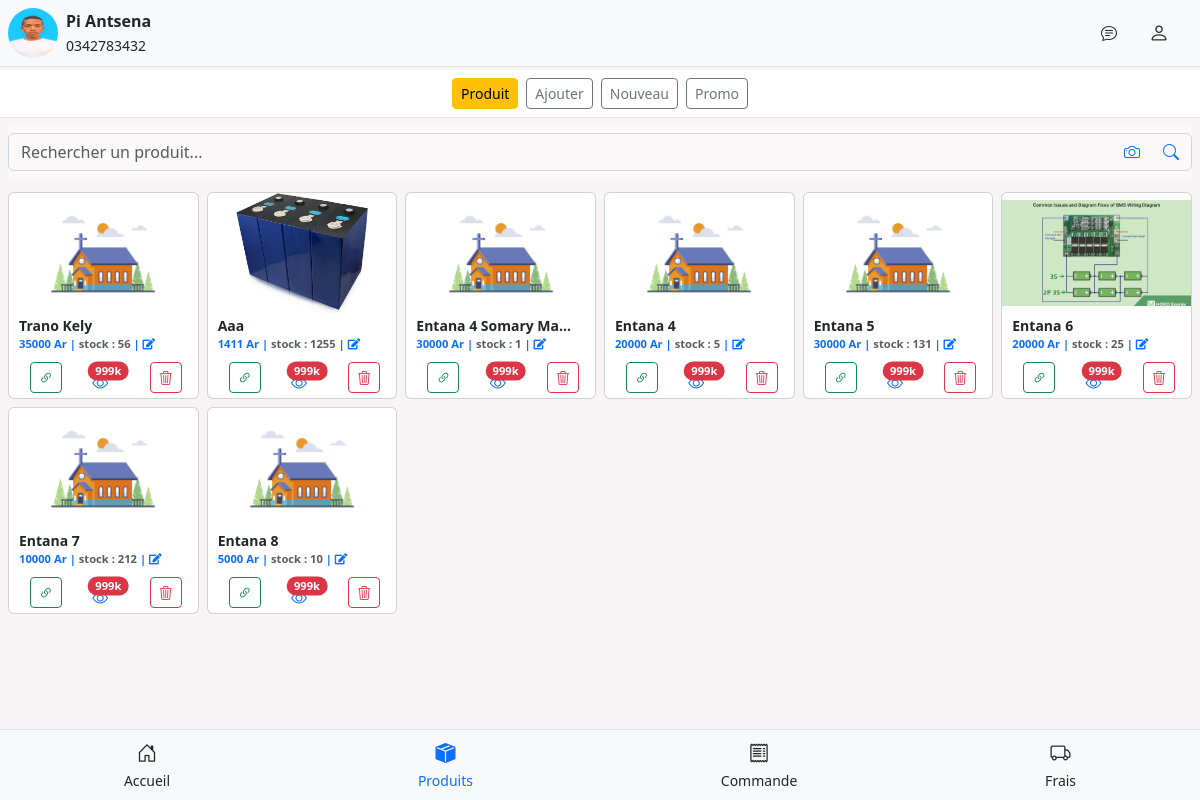
Page /vendeur/produits/ (signed in) on the earlier database version.
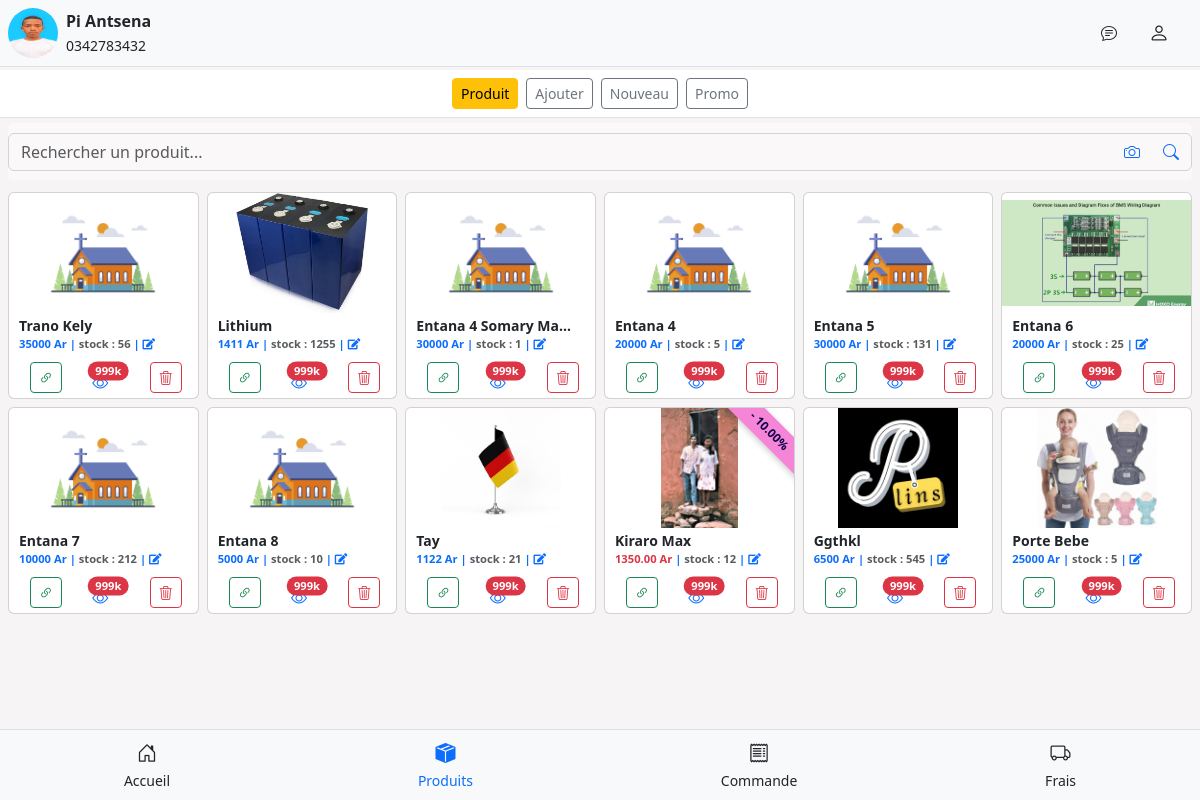
Same page on the later database version.
### vendeur/models.py (models this page shows, shortened)
class Magasin(models.Model):
    vendeur = models.OneToOneField(settings.AUTH_USER_MODEL, on_delete=models.CASCADE, related_name='magasin')
    nom_magasin = models.CharField(max_length=100)
    logo = models.ImageField(upload_to='logo_magasin', blank=True, null=True)
    lien_page_facebook = models.CharField()
    adresse_magasin = models.ForeignKey(Adresse, on_delete=models.SET_NULL, null=True)
    precision_adresse = models.CharField(max_length=150, blank=True, null=True)
    date_inscription = models.DateField(auto_now_add=True)

class Produits(models.Model):
    magasin = models.ForeignKey(Magasin, on_delete=models.CASCADE, related_name='produits')
    nom_produit = models.CharField(max_length=100)
    description = models.CharField(max_length=180)
    moq = models.IntegerField(default=1)
    image_profil_produit = models.ImageField(upload_to='image_profil_produit')
    mot_clet = models.CharField(max_length=250)
    created_at = models.DateTimeField(auto_now_add=True)
    modele_livraison = models.ForeignKey('ModeleLivraison', on_delete=models.SET_NULL, null=True, help_text="frais de livraison appliqué à ce produit")
    promo_active = models.BooleanField(default=False)
    reduction_pourcentage = models.DecimalField(
        max_digits=5, decimal_places=2, null=True, blank=True,
        help_text="Pourcentage de réduction (0-100)"
    )
    promo_debut = models.DateTimeField(null=True, blank=True)
    promo_fin = models.DateTimeField(null=True, blank=True)
    def est_nouveau(self):
        from django.utils import timezone
        return (timezone.now() - self.created_at).days < 7
    def promo_est_active(self):
        maintenant = timezone.now()
        return (
            self.promo_active
            and self.reduction_pourcentage is not None
            and self.promo_debut is not None
            and self.promo_fin is not None
            and self.promo_debut <= maintenant <= self.promo_fin
        )
    def get_prix_minimum(self):
        variations = self.variations.all()
        if not variations.exists():
            return None  # Ou un prix par défaut
        prix_min = min(variation.prix for variation in variations)
        if self.promo_est_active():
            reduction = self.reduction_pourcentage or Decimal(0)
            prix_promo = prix_min * (1 - reduction / Decimal(100))
            return round(prix_promo, 2)
        return prix_min

class VariationProduit(models.Model):
    produit = models.ForeignKey(Produits, on_delete=models.CASCADE, related_name='variations')
    nom_variation = models.CharField(max_length=100)
    image_variation = models.ImageField(upload_to='image_variation', blank=True, null=True)
    prix = models.IntegerField()
    stock = models.PositiveIntegerField(default=0)

### users/models.py (models this page shows, shortened)
class CustomUser(AbstractBaseUser, PermissionsMixin):
    ROLE_CHOICES = (
        ('vendeur', 'vendeur'),
        ('acheteur', 'acheteur'),
    )
    phone = models.CharField(max_length=20, unique=True)
    role = models.CharField(max_length=10, choices=ROLE_CHOICES)
    is_active = models.BooleanField(default=False)
    is_staff = models.BooleanField(default=False)
    objects = CustomUserManager()
    USERNAME_FIELD = 'phone'
    REQUIRED_FIELDS = ['role']

### vendeur/views.py (the view)
# urls.py: path('produits/', VendeurProduitView.as_view(), name='produit_vendeur'),
class VendeurProduitView(LoginRequiredMixin, TemplateView):
    login_url = '/users/vendeur/login/'
    template_name = 'vendeur/produits.html'
    def dispatch(self, request, *args, **kwargs):
        if not request.user.is_authenticated:
            return redirect(self.login_url)
        try:
            _ = request.user.magasin
        except ObjectDoesNotExist:
            return redirect('vendeur_magasin')
        return super().dispatch(request, *args, **kwargs)
    def get_context_data(self, **kwargs):
        context = super().get_context_data(**kwargs)
        magasin = self.request.user.magasin
        produits = magasin.produits.annotate(
                    prix_minimum=Min('variations__prix'),
                    stock_total=Sum('variations__stock')
                )
        context['produits'] = produits
        return context

### vendeur/context_processors.py (called while the page is built)
def magasin_context(request):
    if request.user.is_authenticated:
        try:
            return {'magasin': request.user.magasin}
        except Magasin.DoesNotExist:
            return {'magasin': None}
    return {'magasin': None}

### vendeur/templates/vendeur/produits.html (shortened to what this page needs)
{% extends 'vendeur/base_vendeur.html' %}
{% load static %}
{% block extra_css %}
  <link rel="stylesheet" href="{% static 'css/liste_produits.css' %}">
  <link href="https://cdn.jsdelivr.net/npm/bootstrap-icons@1.10.5/font/bootstrap-icons.css" rel="stylesheet">
  <link href="https://cdnjs.cloudflare.com/ajax/libs/font-awesome/5.15.4/css/all.min.css" rel="stylesheet">
{% endblock %}
{% block content %}
  <div class="search-bar-sticky">
    <form method="GET" action="#" class="mb-1">
      <div class="input-group search-group">
          <input
          type="text"
          name="q"
          class="form-control search-input"
          placeholder="Rechercher un produit..."
          aria-label="Rechercher" />
        <button type="button" class="btn btn-light border-0 search-addon text-primary">
          <i class="bi bi-camera"></i>
        </button>
        <button type="submit" class="btn border-0 bg-transparent text-primary search-addon">
          <i class="bi bi-search"></i>
        </button>
      </div>
    </form>
  </div>
  {% if produits %}
    <div class="row row-cols-2 row-cols-sm-3 row-cols-md-4 row-cols-lg-5 row-cols-xl-6 g-2 mt-1">
      {% for prod in produits %}
        {% url 'acheteur_detail_produit' produit_id=prod.id as url_detail %}
        <div class="col">
          <div class="card h-100 position-relative">
            <a href="{% url 'acheteur_detail_produit' prod.id %}" class="text-decoration-none text-dark">
            {% if prod.promo_est_active %}
                <span class="badge-promo"><strong>- {{ prod.reduction_pourcentage}}% </strong></span>
            {% elif prod.est_nouveau %}
                <span class="badge-nouveau">Vaovao</span>
            {% endif %}
              <img src="{{ prod.image_profil_produit.url }}" class="produit-img" alt="{{ prod.nom_produit }}" onerror="this.src='https://via.placeholder.com/150'" />
            </a>
            <div class="card-body nom_prix">
              <div class="small text-truncate fw-semibold">{{ prod.nom_produit }}</div>
              <div class="fw-bold text-primary" style="font-size: 0.7em;">
                {% if prod.promo_est_active %}
                  <span class="text-danger">{{ prod.get_prix_minimum }} Ar</span> |
                {% else %}
                  <span>{{ prod.get_prix_minimum }} Ar</span> |
                {% endif %}
                <span class="text-muted">stock : {{ prod.stock_total }}</span>
                | <a class="text-decoration-none btn-outline-danger" href="{% url 'modifier_produit' prod.id %}"><i class="fas fa-edit"></i></a>
              </div>
              <div class="d-flex justify-content-between align-items-center mt-2">
                <div class="text-center text-muted" style="flex: 1; font-size: 0.5em;">
                  <button id="btn-copier-lien-{{ prod.id }}" class="btn btn-link p-0 text-muted">
                    <span class="btn btn-sm btn-outline-success">
                      <i class="bi bi-link-45deg"></i>
                    </span>
                  </button>
                </div>
                <div class="text-center" style="flex: 1; margin-top: 10px;">
                  <div class="position-relative d-inline-block">
                    <a href="#"><i class="bi bi-eye"></i></a>
                      <span class="position-absolute top-0 start-100 translate-middle badge rounded-pill bg-danger" style="font-size: 0.7em;">
                        999k
                      </span>
                  </div>
                </div>
                <div class="text-end" style="flex: 1; font-size: 0.5em;">
                  <a href="#"
                    class="btn btn-sm btn-outline-danger btn-delete"
                    title="Supprimer"
                    data-id="{{ prod.id }}"
                    data-name="{{ prod.nom_produit }}">
                    <i class="bi bi-trash3"></i>
                  </a>
                </div>
              </div>
            </div>
          </div>
        </div>
      {% endfor %}
    </div>
    {% else %}
      <p class="text-center mt-4">Aucun produit disponible pour le moment.</p>
  {% endif %}
{% endblock %}

### vendeur/templates/vendeur/base_vendeur.html (shortened to what this page needs)
{% load static %}
<!DOCTYPE html>
<html lang="en">
<head>
    <link rel="stylesheet" href="{% static 'css/bootstrap/css/bootstrap.min.css' %}">
    {% block extra_css %} {% endblock %}
    <link href="https://cdn.jsdelivr.net/npm/bootstrap-icons@1.11.3/font/bootstrap-icons.css" rel="stylesheet">
</head>
<body style="padding-bottom: 80px;">
  <header class="sticky-top bg-light border-bottom" style="z-index: 1030;">
    {% if magasin %}
        <div class="d-flex flex-wrap align-items-center justify-content-between p-2">
          <div class="d-flex align-items-center flex-grow-1 mb-2 mb-md-0">
              {% if magasin.logo %}
                  <img src="{{ magasin.logo.url }}" alt="Logo" class="me-2 rounded-circle" width="50" height="50">
              {% else %}
                  <img src="{% static 'images/logo_pardefaut.jpg' %}" alt="Logo par défaut" class="me-2 rounded-circle" width="50" height="50">
              {% endif %}
              <div class="text-truncate" style="width: 150px;">
                  <strong>{{ magasin.nom_magasin }}</strong><br>
                  <small>{{ user.phone }}</small>
              </div>
          </div>
          <div class="d-flex align-items-center gap-3 ">
            <a href="#">
              <i class="bi bi-chat-text p-2 text-dark" ></i>
            </a>
            <a href="{% url 'vendeur_profil' %}" class="text-decoration-none p-2 text-dark" style="margin-right: 15px;">
              <i class="bi bi-person fs-5"></i><br>
            </a>
          </div>
        </div>
      {% else %}
      <div class="container" style="font-weight: bold;color: red;">
          <p class="p-2 text-center small">Vous n'avez pas encore créé de magasin.</p>
      </div>
    {% endif %}
  </header>
{% if '/vendeur/produit' in request.path %}
<div id="nav-boutons" class="bg-white border-bottom py-2 px-3 sticky-top d-flex justify-content-center gap-2" style="top: 70px; z-index: 1040;">
  <a href="{% url 'produit_vendeur' %}" class="btn btn-sm btn-outline-secondary" id="btn-produit">Produit</a>
  <a href="{% url 'ajouter_produit' %}" class="btn btn-sm btn-outline-secondary" id="btn-ajouter">Ajouter</a>
  <a href="#" class="btn btn-sm btn-outline-secondary" id="btn-nouveau">Nouveau</a>
  <a href="#" class="btn btn-sm btn-outline-secondary" id="btn-promo">Promo</a>
</div>
{% endif %}
      <div class="container-fluid p-2">
        {% block content %}
        {% endblock %}
      </div>
{% url 'vendeur_dashboard' as dashboard_url %}
{% url 'produit_vendeur' as produit_url %}
{% url 'ajout_model_livraison' as livraison_url %}
{% with request.path as current_path %}
<footer class="fixed-bottom bg-light border-top">
  <div class="d-flex justify-content-around text-center py-2">
    <a href="{% url 'vendeur_dashboard' %}" class="text-decoration-none
      {% if current_path == '/' or current_path == dashboard_url %}text-primary{% else %}text-dark{% endif %}">
      <i class="bi bi-house-door{% if current_path == '/' or current_path == dashboard_url %}-fill{% endif %} fs-5"></i><br>
      <small>Accueil</small>
    </a>
    <a href="{% url 'produit_vendeur' %}" class="text-decoration-none
      {% if '/vendeur/produit' in current_path %}text-primary{% else %}text-dark{% endif %}">
      <i class="bi bi-box-seam{% if '/vendeur/produit' in current_path %}-fill{% endif %} fs-5"></i><br>
      <small>Produits</small>
    </a>
    <a href="#" class="text-dark text-decoration-none">
      <i class="bi bi-receipt fs-5"></i><br>
      <small>Commande</small>
    </a>
    <a href="{% url 'liste_modele_livraison' %}" class=" text-decoration-none
      {% if 'vendeur/frais/modele-livraison/liste' in current_path %}text-primary{% else %}text-dark{% endif %}">
        <i class="bi bi-truck {% if 'vendeur/frais/modele-livraison/liste' in current_path %} text-primary fw-bold{% endif %} fs-5"></i><br>
        <small>Frais</small>
    </a>
  </div>
</footer>
{% endwith %}
</body>
</html>

### acheteur/static/css/liste_produits.css (style rules this page uses)
body { background-color: rgb(246, 244, 244); }
.search-bar-sticky { position: sticky; top: 63px; z-index: 99; background-color: rgb(250, 248, 248); padding-top: 10px; padding-bottom: 5px; border-radius: 5px; }
.search-group { border: 1px solid #ced4da; border-radius: 0.375rem; overflow: hidden; }
.search-input { border: none; background: transparent; }
.search-addon { background: transparent; }
.produit-img { width: 100%; height: 120px; object-fit: contain; border-top-left-radius: 0.375rem; border-top-right-radius: 0.375rem; }
.card { min-height: 150px; overflow: hidden; transition: transform 0.2s ease-in-out; }
.nom_prix { padding-left: 10px; padding-bottom: 3px; padding-top: 2px; }
.badge-promo { position: absolute; top: 10px; right: -40px; background-color: #f585d7; color: rgb(20, 1, 73); font-size: 0.75rem; padding: 4px 40px; transform: rotate(45deg); box-shadow: 0 2px 6px rgba(0, 0, 0, 0.2); z-index: 10; }

Differences in the rows shown:
changed Produits: image_profil_produit: a different picture; nom_produit "Aaa" → "Lithium"
added Produits: image_profil_produit (picture), nom_produit "Tay", get_prix_minimum "1122", stock_total "21"
added Produits: reduction_pourcentage "10.00", image_profil_produit (picture), nom_produit "Kiraro Max", get_prix_minimum "1350.00", stock_total "12"
added Produits: image_profil_produit (picture), nom_produit "Ggthkl", get_prix_minimum "6500", stock_total "545"
added Produits: image_profil_produit (picture), nom_produit "Porte Bebe", get_prix_minimum "25000", stock_total "5"
